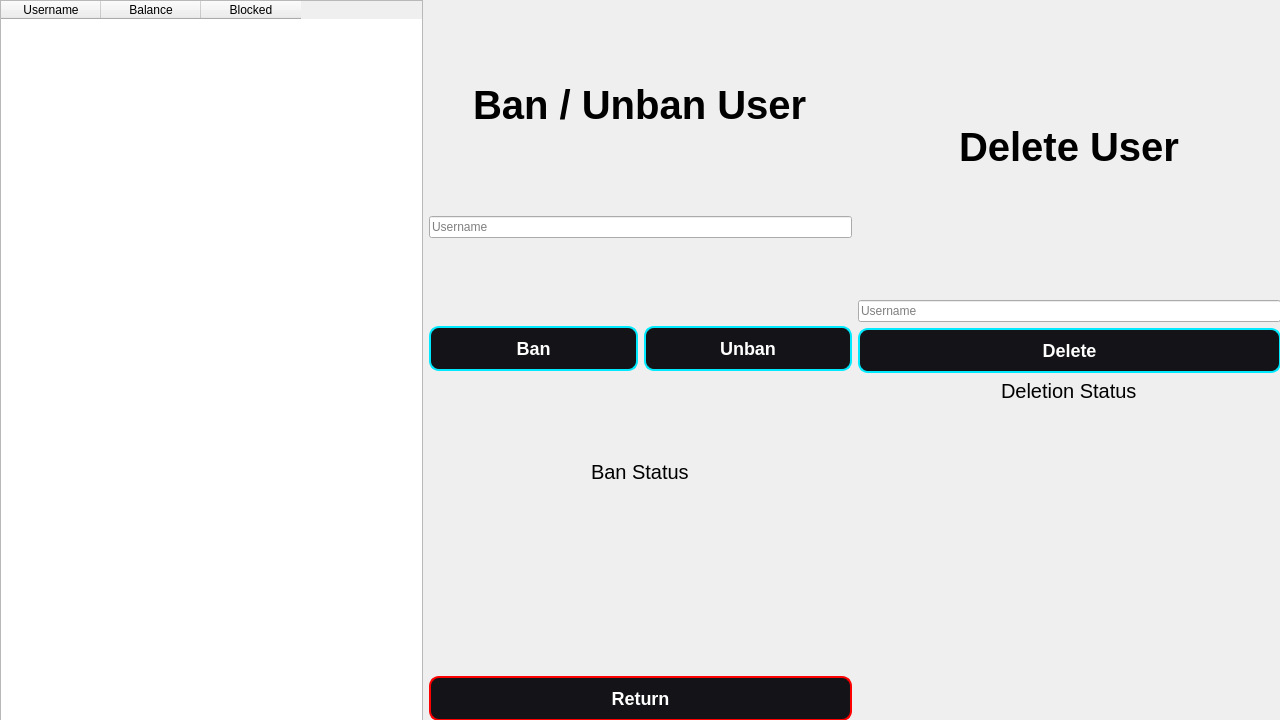
<?xml version="1.0" encoding="UTF-8"?>
<ui version="4.0">
 <class>AdminWindow</class>
 <widget class="QWidget" name="AdminWindow">
  <property name="geometry">
   <rect>
    <x>0</x>
    <y>0</y>
    <width>1280</width>
    <height>720</height>
   </rect>
  </property>
  <property name="sizePolicy">
   <sizepolicy hsizetype="Fixed" vsizetype="Fixed">
    <horstretch>0</horstretch>
    <verstretch>0</verstretch>
   </sizepolicy>
  </property>
  <property name="minimumSize">
   <size>
    <width>1280</width>
    <height>720</height>
   </size>
  </property>
  <property name="maximumSize">
   <size>
    <width>1280</width>
    <height>720</height>
   </size>
  </property>
  <property name="windowTitle">
   <string>Form</string>
  </property>
  <property name="styleSheet">
   <string notr="true">QWidget#AdminWindow{
    background: qlineargradient(
        x1:0, y1:0, x2:1, y2:1,
        stop:0 #0d0f12,
        stop:0.5 #0b0d10,
        stop:1 #0a0c0f
    );
}
QLabel#lblBanUnbanUser {
    font-size: 40px;
	font-weight: bold;
	border-width: 2px;
}
QLabel#lblDeleteUser {
    font-size: 40px;
	font-weight: bold;
	border-width: 2px;
}
QLabel#lblBanStatus {
    font-size: 20px;
	border-width: 2px;
}
QLabel#lblDeleteStatus {
    font-size: 20px;
	border-width: 2px;
}
QPushButton {
    background-color: #141418;
    border: 2px solid #00eaff;
    border-radius: 10px;
    padding: 10px 20px;
    color: white;
    font-size: 18px;
    font-weight: 500;
}

QPushButton:hover {
    background-color: #00eaff;
    color: #0d0d0f;
}

QPushButton:pressed {
    background-color: #0099aa;
}

QPushButton#btnLeaveAdmin {
    background-color: #141418;
    border: 2px solid #ff0000;
    border-radius: 10px;
    padding: 10px 20px;
    color: white;
    font-size: 18px;
    font-weight: 500;
}

QPushButton#btnLeaveAdmin:hover {
    background-color: #ff0000;
    color: #0d0d0f;
}

QPushButton#btnLeaveAdmin:pressed{
	background-color:#531516;
}</string>
  </property>
  <widget class="QWidget" name="horizontalLayoutWidget">
   <property name="geometry">
    <rect>
     <x>0</x>
     <y>0</y>
     <width>1281</width>
     <height>721</height>
    </rect>
   </property>
   <layout class="QHBoxLayout" name="horizontalLayout">
    <item>
     <layout class="QVBoxLayout" name="leftColumn">
      <item>
       <widget class="QTableWidget" name="tableUsers">
        <property name="sizePolicy">
         <sizepolicy hsizetype="Preferred" vsizetype="Preferred">
          <horstretch>0</horstretch>
          <verstretch>0</verstretch>
         </sizepolicy>
        </property>
        <property name="alternatingRowColors">
         <bool>true</bool>
        </property>
        <property name="sortingEnabled">
         <bool>true</bool>
        </property>
        <attribute name="verticalHeaderStretchLastSection">
         <bool>false</bool>
        </attribute>
        <column>
         <property name="text">
          <string>Username</string>
         </property>
        </column>
        <column>
         <property name="text">
          <string>Balance</string>
         </property>
        </column>
        <column>
         <property name="text">
          <string>Blocked</string>
         </property>
        </column>
       </widget>
      </item>
     </layout>
    </item>
    <item>
     <layout class="QVBoxLayout" name="middleColumn">
      <item alignment="Qt::AlignmentFlag::AlignHCenter|Qt::AlignmentFlag::AlignVCenter">
       <widget class="QLabel" name="lblBanUnbanUser">
        <property name="text">
         <string>Ban / Unban User</string>
        </property>
       </widget>
      </item>
      <item>
       <widget class="QLineEdit" name="txtBanUser">
        <property name="sizePolicy">
         <sizepolicy hsizetype="Preferred" vsizetype="Fixed">
          <horstretch>0</horstretch>
          <verstretch>0</verstretch>
         </sizepolicy>
        </property>
        <property name="placeholderText">
         <string>Username</string>
        </property>
       </widget>
      </item>
      <item>
       <layout class="QHBoxLayout" name="horizontalLayout_2">
        <item alignment="Qt::AlignmentFlag::AlignVCenter">
         <widget class="QPushButton" name="btnBanUser">
          <property name="text">
           <string>Ban</string>
          </property>
         </widget>
        </item>
        <item alignment="Qt::AlignmentFlag::AlignVCenter">
         <widget class="QPushButton" name="btnUnbanUser">
          <property name="text">
           <string>Unban</string>
          </property>
         </widget>
        </item>
       </layout>
      </item>
      <item alignment="Qt::AlignmentFlag::AlignHCenter|Qt::AlignmentFlag::AlignTop">
       <widget class="QLabel" name="lblBanStatus">
        <property name="text">
         <string>Ban Status</string>
        </property>
       </widget>
      </item>
      <item>
       <widget class="QPushButton" name="btnLeaveAdmin">
        <property name="text">
         <string>Return</string>
        </property>
       </widget>
      </item>
     </layout>
    </item>
    <item>
     <layout class="QVBoxLayout" name="rightColumn">
      <item alignment="Qt::AlignmentFlag::AlignHCenter">
       <widget class="QLabel" name="lblDeleteUser">
        <property name="text">
         <string>Delete User</string>
        </property>
       </widget>
      </item>
      <item>
       <widget class="QLineEdit" name="txtDeleteUser">
        <property name="sizePolicy">
         <sizepolicy hsizetype="Preferred" vsizetype="Fixed">
          <horstretch>0</horstretch>
          <verstretch>0</verstretch>
         </sizepolicy>
        </property>
        <property name="placeholderText">
         <string>Username</string>
        </property>
       </widget>
      </item>
      <item>
       <layout class="QHBoxLayout" name="horizontalLayout_3">
        <item>
         <widget class="QPushButton" name="btnDeleteUser">
          <property name="text">
           <string>Delete</string>
          </property>
         </widget>
        </item>
       </layout>
      </item>
      <item alignment="Qt::AlignmentFlag::AlignHCenter|Qt::AlignmentFlag::AlignTop">
       <widget class="QLabel" name="lblDeleteStatus">
        <property name="text">
         <string>Deletion Status</string>
        </property>
       </widget>
      </item>
      <item>
       <spacer name="verticalSpacer">
        <property name="orientation">
         <enum>Qt::Orientation::Vertical</enum>
        </property>
        <property name="sizeType">
         <enum>QSizePolicy::Policy::Fixed</enum>
        </property>
        <property name="sizeHint" stdset="0">
         <size>
          <width>20</width>
          <height>48</height>
         </size>
        </property>
       </spacer>
      </item>
     </layout>
    </item>
   </layout>
  </widget>
 </widget>
 <resources/>
 <connections/>
</ui>
